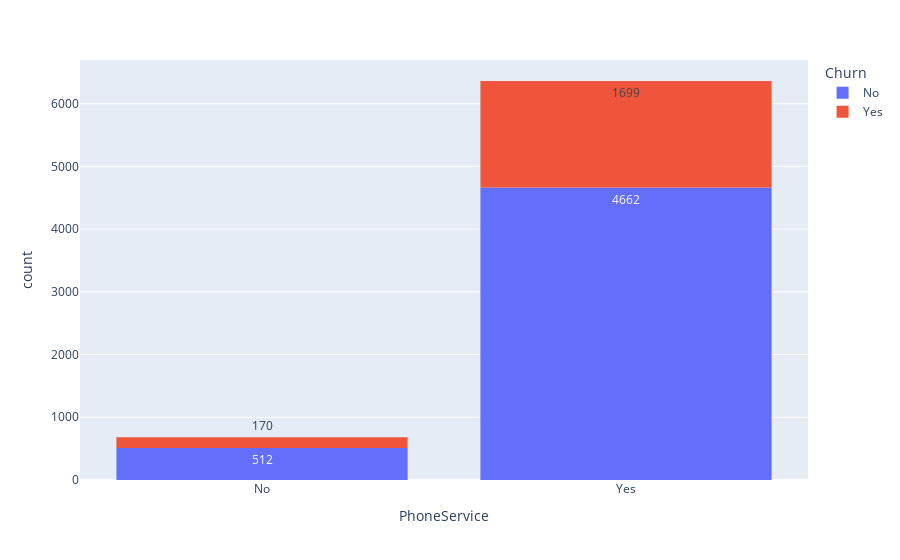

Notebook code for this chart:
### Code cell
fig = px.histogram(df, x="PhoneService", color="Churn", text_auto=True)
fig.show()

### Figure 1 — Plotly figure (JSON) as saved in the notebook; plotly's stock layout.template omitted (floating-point values rounded to 4 significant figures; data arrays with more than 128 entries replaced by an {"elided": "..."} marker saying what was removed)
{"data": [{"alignmentgroup": "True", "bingroup": "x", "hovertemplate": "Churn=No<br>PhoneService=%{x}<br>count=%{y}<extra></extra>", "legendgroup": "No", "marker": {"color": "#636efa", "pattern": {"shape": ""}}, "name": "No", "offsetgroup": "No", "orientation": "v", "showlegend": true, "texttemplate": "%{value}", "type": "histogram", "x": {"elided": "5174 str values"}, "xaxis": "x", "yaxis": "y"}, {"alignmentgroup": "True", "bingroup": "x", "hovertemplate": "Churn=Yes<br>PhoneService=%{x}<br>count=%{y}<extra></extra>", "legendgroup": "Yes", "marker": {"color": "#EF553B", "pattern": {"shape": ""}}, "name": "Yes", "offsetgroup": "Yes", "orientation": "v", "showlegend": true, "texttemplate": "%{value}", "type": "histogram", "x": {"elided": "1869 str values"}, "xaxis": "x", "yaxis": "y"}], "layout": {"barmode": "relative", "legend": {"title": {"text": "Churn"}, "tracegroupgap": 0}, "margin": {"t": 60}, "xaxis": {"anchor": "y", "domain": [0, 1], "title": {"text": "PhoneService"}}, "yaxis": {"anchor": "x", "domain": [0, 1], "title": {"text": "count"}}}}
